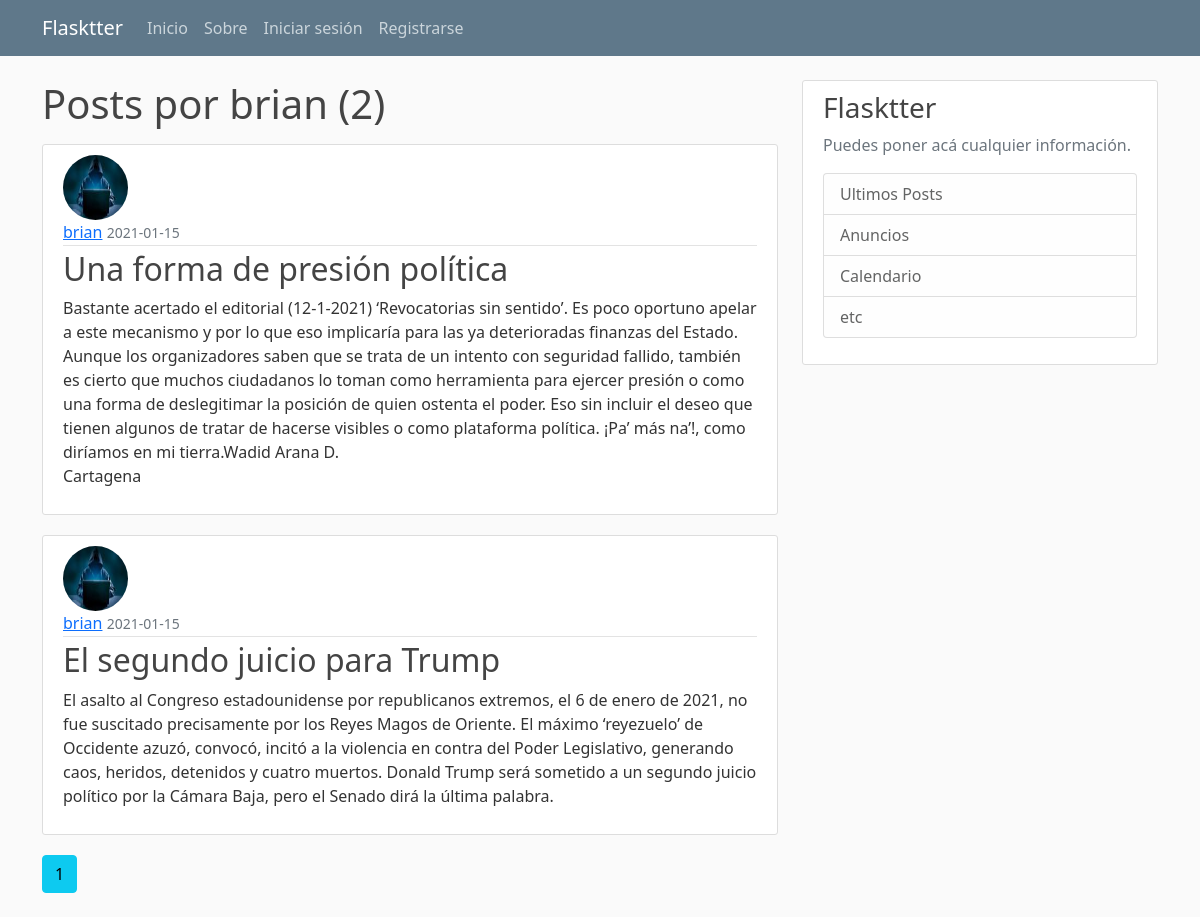
The page /user/brian on the database its author committed.
### flaskblog/models.py (models this page shows, shortened)
class User(db.Model, UserMixin):
    id= db.Column(db.Integer, primary_key=True)
    username= db.Column(db.String(20), unique=True, nullable=False)
    email= db.Column(db.String(100), unique=True, nullable=False)
    image_file= db.Column(db.String(50), nullable=False, default='default.jpg')
    password= db.Column(db.String(60), nullable=False)
    '''Relacion uno a muchos '''
    post = db.relationship('Post', backref='author', lazy=True)

class Post(db.Model):
    id= db.Column(db.Integer, primary_key=True)
    title= db.Column(db.String(100), nullable=False)
    date_posted= db.Column(db.DateTime, nullable=False, default=datetime.utcnow)
    content = db.Column(db.Text, nullable=False)
    '''se establece la relacion de el post con el usuario con su id'''
    user_id = db.Column(db.Integer, db.ForeignKey('user.id'), nullable=False)

### flaskblog/routes.py (the view)
@app.route('/user/<username>')
def user_posts(username):
    user = User.query.filter_by(username=username).first_or_404()
    page = request.args.get('page', 1, type=int)
    posts = Post.query.filter_by(author=user) \
                                .order_by(Post.date_posted.desc())\
                                .paginate(per_page=3, page=page)
    return render_template('user_posts.html', posts=posts, user=user)

### flaskblog/templates/user_posts.html
{% extends 'base.html' %}
{% block content %}
    <h1 class="mb-3">Posts por {{ user.username }} ({{ posts.total }})</h1>
    {% for post in posts.items %}
        <article class="media content-section">
            <img class="rounded-circle article-img" src="{{ url_for('static', filename='profile_pics/' + post.author.image_file)}}" alt="">
            <div class="media-body">
            <div class="article-metadata">
                <a class="mr-2" href="{{ url_for('user_posts', username=post.author.username) }}">{{ post.author.username }}</a>
                <small class="text-muted">{{ post.date_posted.strftime('%Y-%m-%d') }}</small>
            </div>
            <h2><a class="article-title" href="{{ url_for('post', post_id=post.id) }}">{{ post.title }}</a></h2>
            <p class="article-content">{{ post.content }}</p>
            </div>
        </article>
    {% endfor %}
    {% for page_num in posts.iter_pages(left_edge=1, right_edge=1, left_current=1, right_current=2) %}
        {% if page_num %}
            {% if posts.page == page_num %}
                <a class="btn btn-info mb-4" href="{{ url_for('user_posts', username=user.username, page=page_num) }}">{{ page_num }}</a>
            {% else %}
            <a class="btn btn-outline-info mb-4" href="{{ url_for('user_posts', username=user.username, page=page_num) }}">{{ page_num }}</a>
            {% endif %}
        {% else %}
            ...
        {% endif %}
    {% endfor %}
{% endblock %}

### flaskblog/static/main.css (style rules this page uses)
body { background: #fafafa; color: #333333; margin-top: 5rem; }
h1, h2, h3, h4, h5, h6 { color: #444444; }
.content-section { background: #ffffff; padding: 10px 20px; border: 1px solid #dddddd; border-radius: 3px; margin-bottom: 20px; }
.article-title { color: #444444; text-decoration: none; }
.article-content { white-space: pre-line; }
.article-img { height: 65px; width: 65px; margin-right: 16px; }
.article-metadata { padding-bottom: 1px; margin-bottom: 4px; border-bottom: 1px solid #e3e3e3 }

### rows shown on the page
User: username "brian"
Post: image_file (picture), author.username "brian", date_posted "2021-01-15", title "Una forma de presión política", content "Bastante acertado el editorial (12-1-2021) ‘Revocatorias sin sentido’. Es poco oportuno apelar a este mecanismo y por lo que eso implicaría para las ya deterioradas finanzas del Estado. Aunque los organizadores saben que se trata de un intento con seguridad fallido, también es cierto que muchos ciudadanos lo toman como herramienta para ejercer presión o como una forma de deslegitimar la posición de quien ostenta el poder. Eso sin incluir el deseo que tienen algunos de tratar de hacerse visibles o como plataforma política. ¡Pa’ más na’!, como diríamos en mi tierra.Wadid Arana D. Cartagena"
Post: image_file (picture), author.username "brian", date_posted "2021-01-15", title "El segundo juicio para Trump", content "El asalto al Congreso estadounidense por republicanos extremos, el 6 de enero de 2021, no fue suscitado precisamente por los Reyes Magos de Oriente. El máximo ‘reyezuelo’ de Occidente azuzó, convocó, incitó a la violencia en contra del Poder Legislativo, generando caos, heridos, detenidos y cuatro muertos. Donald Trump será sometido a un segundo juicio político por la Cámara Baja, pero el Senado dirá la última palabra."

### other values the page prints
{{ posts.total }} "2"
{{ page_num }} "1"
